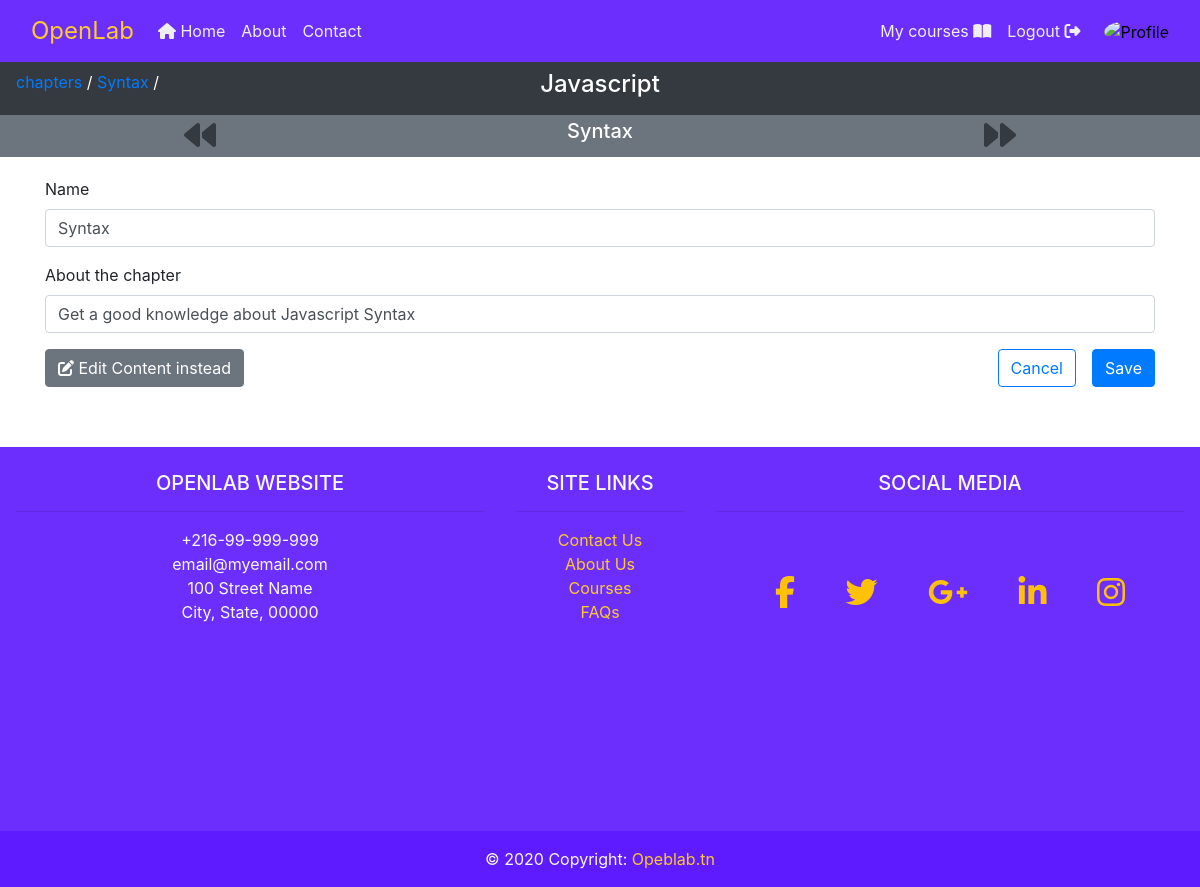
The page /courses/javascript/chapters/syntax/update/ (signed in) on the database its author committed.
### courses/models.py (models this page shows, shortened)
class Chapter(models.Model):
	slug 		= models.SlugField()
	name 		= models.CharField(max_length=20)
	detail 		= models.CharField(max_length=250, verbose_name='About the chapter')
	index 		= models.IntegerField(default=1, null=False)
	content 	= RichTextUploadingField(null=True)
	course 		= models.ForeignKey(Course, on_delete=models.CASCADE)
	created_date		= models.DateTimeField(auto_now_add=True)
	last_update_date 	= models.DateTimeField(auto_now=True)

class Course(models.Model):
	slug 		= models.SlugField(unique=True)
	name 		= models.CharField(max_length=50)
	detail 		= models.CharField(max_length=250, verbose_name='About the course')
	thumbnail 	= models.ImageField(upload_to='courses/thumbnails/', null=True)
	teacher 	= models.ForeignKey(Teacher, on_delete=models.CASCADE)
	students 	= models.ManyToManyField(Student, related_name='students_to_course')
	created_date 		= models.DateTimeField(auto_now_add=True)
	last_update_date 	= models.DateTimeField(auto_now=True)

### courses/decorators.py (the view)
	def wrapper(request, course_slug, *args, **kwargs):
		user = request.user
		if is_teacher(user):
			course = get_object_or_404(Course, slug=course_slug)
			teacher = get_object_or_404(Teacher, user=user)
			if course.teacher == teacher:
				value = func(request, course_slug, *args, **kwargs)
				return value
		raise PermissionDenied()

### courses/forms.py
class ChapterEditInfoForm(forms.ModelForm):
	class Meta:
		model = Chapter
		fields = ('name', 'detail', )

### courses/views.py (called while the page is built)
@login_required
@teacher_owner_required
def chapter_update_info(request, course_slug, chapter_slug):
	course = get_object_or_404(Course, slug=course_slug)
	chapter = get_object_or_404(course.chapter_set, slug=chapter_slug)
	if request.method == 'POST':
		form = ChapterEditInfoForm(request.POST or None,
				request.FILES,
				instance=chapter
			)
		if form.is_valid():
			chapter = form.save()
			messages.success(request, 'Chapter updated successfully.')
			return redirect('courses:chapter:detail',
						course_slug=course.slug,
						chapter_slug=chapter.slug,
					)
	else:
		form = ChapterEditInfoForm(instance=chapter)
	context = {
		'title': 'Update chapter',
		'course': course,
		'chapter': chapter,
		'form': form,
	}
	return render(request, 'chapters/chapter_update_info.html', context)

### users/models.py (called while the page is built)
	def get_picture_url(self):
		if self.picture:
			return self.picture.url
		else:
			if self.is_student:
				return '/media/users/pictures/student-default.png'
			elif self.is_teacher:
				return '/media/users/pictures/teacher-default.png'
			else:
				return '/media/users/pictures/default.png'

### courses/templates/chapters/chapter_update_info.html (shortened to what this page needs)
{% extends "./chapter_base.html" %}
{% load crispy_forms_tags %}
{% block chapter_content %}
	<div class="container">
		<form method="POST" action="." enctype="multipart/form-data">
			<div class="row">
				<div class="col-md-12">
					<div id="div_id_name" class="form-group">
						{{ form.name|as_crispy_field }}
					</div>
					<div id="div_id_detail" class="form-group">
						{{ form.detail|as_crispy_field }}
					</div>
				</div>
			</div>
			<input type="submit" value="Save" class="float-right btn btn-primary">
		</form>
		{% url 'courses:chapter:detail' course.slug chapter.slug  as detail_url %}
		<a href="{% url 'courses:chapter:update_content' course.slug chapter.slug %}" class="btn btn-secondary">
			<i class="fas fa-edit"></i>
			Edit Content instead
		</a>
		<a href="{{ next|default:detail_url }}">
			<button class="float-right mr-3 btn btn-outline-primary">Cancel</button>
		</a>
	</div>
{% endblock chapter_content %}

### courses/templates/chapters/chapter_base.html (shortened to what this page needs)
{% extends "base.html" %}
{% block sub_nav %}
	<div class="py-2 text-center bg-dark text-white">
		<p class="m-0 ml-3 position-absolute">
			<a href="{% url 'courses:chapter_list' course.slug %}">chapters</a> /
			<a href="{% url 'courses:chapter:detail' course.slug chapter.slug %}">{{ chapter.name }}</a> /
		</p>
		<br class="d-xm-block d-lg-none">
		<h4>
			{{ course.name }}
		</h4>
	</div>
{% endblock sub_nav %}
{% block sub_nav_2 %}
	<div class="row py-1 text-center bg-secondary text-white mx-0">
		<div class="col-4">
			{% if previous %}
				<a href="{{ previous }}">
					<i class="fas fa-backward fa-2x text-warning"></i>
				</a>
			{% else %}
				<i class="fas fa-backward fa-2x text-dark"></i>
			{% endif %}
		</div>
		<div class="col-4">
			<h5>
				{{ chapter.name }}
			</h5>
		</div>
		<div class="col-4">
			{% if next %}
				<a href="{{ next }}">
					<i class="fas fa-forward fa-2x text-warning"></i>
				</a>
			{% else %}
				<i class="fas fa-forward fa-2x text-dark"></i>
			{% endif %}
		</div>
	</div>
{% endblock sub_nav_2 %}
{% block content %}
	{% block chapter_content %}
	{% endblock chapter_content %}
{% endblock content %}

### static/css/style.css (style rules this page uses)
html { position: relative; min-height: 100%; }
body { margin-bottom: 500px; }

### rows shown on the page
Chapter: name "Syntax", detail "Get a good knowledge about Javascript Syntax"
Course: name "Javascript"
